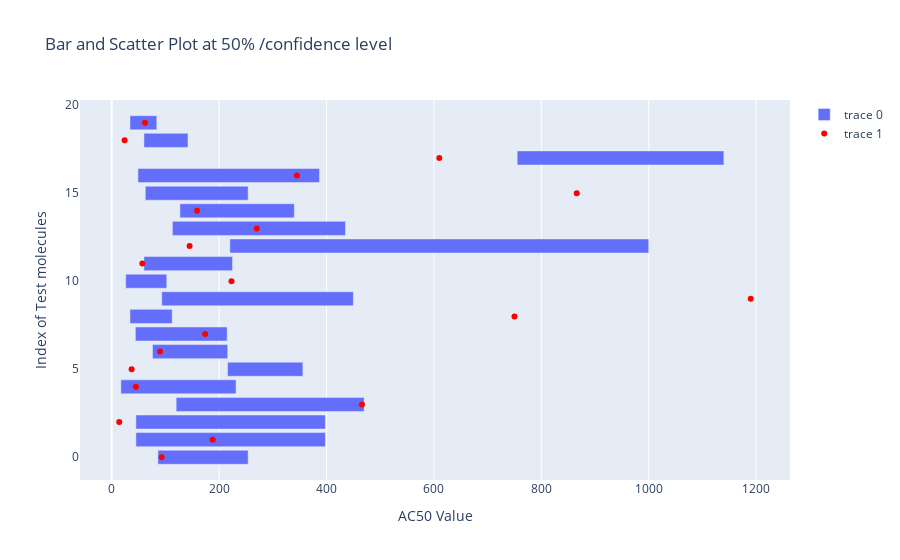

This figure's notebook cell:
### Code cell
import plotly.graph_objects as go

# Create the bar plot
bar = go.Bar(y=list(range(len(lower))), x=upper-lower, base=lower, orientation='h')

# Plot the y_test values
scatter = go.Scatter(y=list(range(len(y_test))), x=y_test, mode='markers', marker=dict(color='red'))

# Create the layout
layout = go.Layout(title='Bar and Scatter Plot at 50% /confidence level', xaxis=dict(title='AC50 Value'), yaxis=dict(title='Index of Test molecules'))

# Create the figure and add the traces
fig = go.Figure(data=[bar, scatter], layout=layout)

# Show the plot
fig.show()

### Figure 1 — Plotly figure (JSON) as saved in the notebook; plotly's stock layout.template omitted (floating-point values rounded to 4 significant figures)
{"data": [{"base": [86, 45, 45, 120, 17, 215.8, 76, 44, 34, 93.15, 26, 60, 220, 113, 127, 62.5, 48.75, 755, 60, 34], "orientation": "h", "type": "bar", "x": [168, 352.9, 352.9, 350, 214.5, 140.2, 140, 171, 78.5, 356.9, 76.5, 165, 780, 322.4, 213, 191.5, 338.2, 385, 82, 50], "y": [0, 1, 2, 3, 4, 5, 6, 7, 8, 9, 10, 11, 12, 13, 14, 15, 16, 17, 18, 19]}, {"marker": {"color": "red"}, "mode": "markers", "type": "scatter", "x": [93, 188, 14, 466, 45, 37, 90, 174, 750, 1190, 223, 57, 145, 270, 159, 866, 345, 610, 24, 62], "y": [0, 1, 2, 3, 4, 5, 6, 7, 8, 9, 10, 11, 12, 13, 14, 15, 16, 17, 18, 19]}], "layout": {"title": {"text": "Bar and Scatter Plot at 50% /confidence level"}, "xaxis": {"title": {"text": "AC50 Value"}}, "yaxis": {"title": {"text": "Index of Test molecules"}}}}
